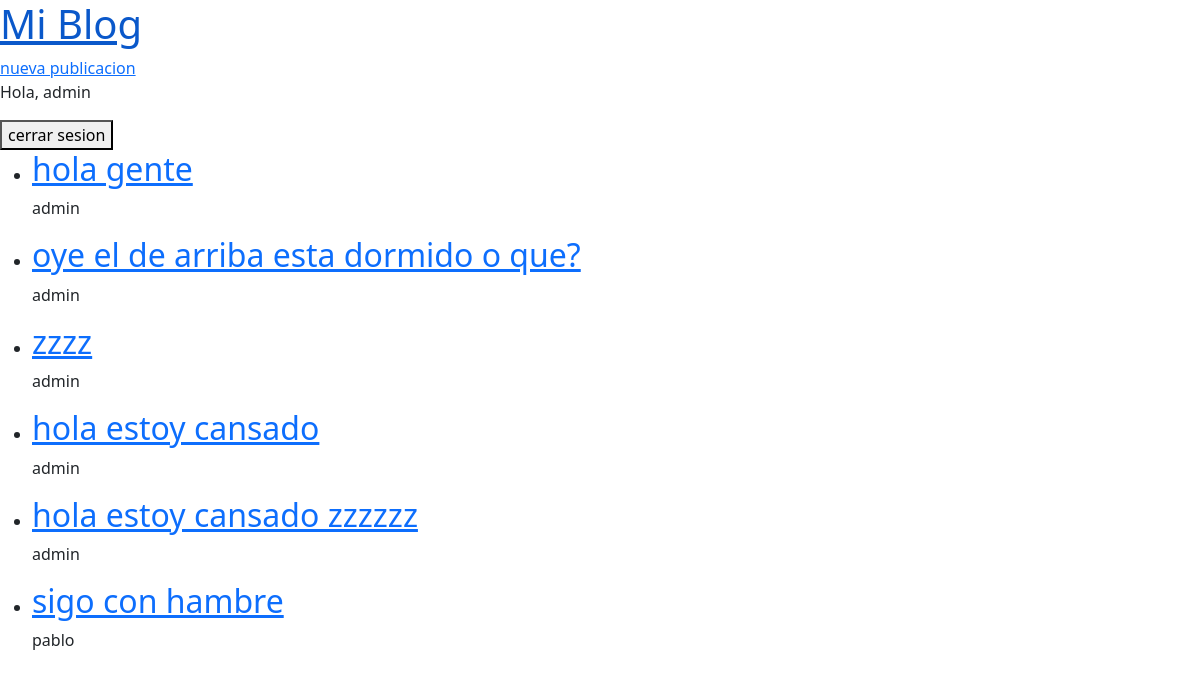
The app's page / (signed in) with its own data.
### blogs/models.py (models this page shows, shortened)
class Post(models.Model):
    title = models.CharField(max_length=200)
    content = models.TextField()
    created_at = models.DateTimeField(auto_now_add=True)
    updated_at = models.DateTimeField(auto_now=True)
    author = models.ForeignKey(
        "auth.User",
        on_delete=models.CASCADE,
    )

### blogs/views.py (the view)
# urls.py: path("", postlistview.as_view(), name="post-list"),
class postlistview(ListView):
    model = Post
    template_name = "post_list.html"

### templates/post_list.html
{% extends "_base.html" %}
{% block content %}
    <ul>
        {% for publication in post_list %}
            <li>
                <a href="{% url 'post-detail' publication.id %}"><h2>{{ publication.title }}</h2></a>
                <p>{{ publication.author }}</p>
            </li>
        {% endfor %}
    </ul>
{% endblock content %}

### templates/_base.html (shortened to what this page needs)
{% load static %}
<!DOCTYPE html>
<html lang="en">
<head>
    <link rel="stylesheet" href="{% static 'base.css' %}">
    <link href="https://cdn.jsdelivr.net/npm/bootstrap@5.3.8/dist/css/bootstrap.min.css" rel="stylesheet">
</head>
<body>
    <a href="{% url 'post-list' %}"><h1>Mi Blog</h1></a>
    <a href="{% url 'post-new' %}">nueva publicacion</a>
    {% if user.is_authenticated %}
        <p>Hola, {{ user.username }}</p>
        <form action="{% url 'logout' %}" method="post">
            <button type="submit">cerrar sesion</button>
        </form>
    {% else %}
        <a href="{% url 'login' %}">iniciar sesion</a>
        <a href="{% url 'signup' %}">registrarse</a>
    {% endif %}
    {% block content %}
    {% endblock %}
</body>
</html>

### static/base.css (style rules this page uses)
h1 { color:red; }

### records on screen
Post: title "hola gente", author "admin"
Post: title "oye el de arriba esta dormido o que?", author "admin"
Post: title "zzzz", author "admin"
Post: title "hola estoy cansado", author "admin"
Post: title "hola estoy cansado zzzzzz", author "admin"
Post: title "sigo con hambre", author "pablo"

### other values on screen
{{ user.username }} "admin"
